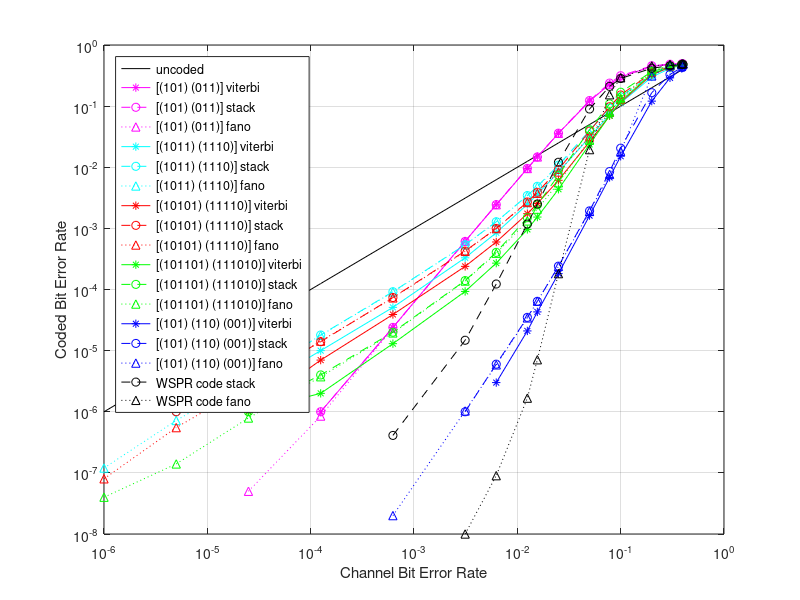

The MATLAB source for this figure:
ber_uncoded = [0.000001 0.000005 0.000025 0.000125 0.000625 0.003125 0.006250 0.012500 0.015625 0.025000 0.050000 0.078125 0.100000 0.200000 0.300000 0.390625 0.400000];

% viterbi simulation results - 800.000.000 bits per error rate, block length: 40
% code P0 = (1, 0, 1), P1 = (0, 1, 1)
ber_coded_a = [0.000000 0.000000 0.000000 0.000001 0.000024 0.000616 0.002431 0.009545 0.014733 0.035913 0.120755 0.227862 0.298730 0.445908 0.480994 0.493111 0.493863];
% code P0 = (1, 0, 1, 1), P1 = (1, 1, 1, 0)
ber_coded_b = [0.000000 0.000000 0.000002 0.000010 0.000051 0.000330 0.000848 0.002472 0.003602 0.008331 0.031064 0.072438 0.112608 0.299624 0.414149 0.465758 0.469379];
% code P0 = (1, 0, 1, 0, 1) P1 = (1, 1, 1, 1, 0)
ber_coded_c = [0.000000 0.000000 0.000001 0.000007 0.000039 0.000239 0.000599 0.001741 0.002551 0.006114 0.026200 0.069603 0.115543 0.326379 0.430994 0.472725 0.475711];
% code P0 = (1, 0, 1, 1, 0, 1) P1 = (1, 1, 1, 0, 1, 0)
ber_coded_d = [0.000000 0.000000 0.000001 0.000002 0.000013 0.000093 0.000270 0.000962 0.001532 0.004366 0.023669 0.069840 0.119863 0.338624 0.435971 0.473404 0.476187];
% code P0 = (1, 0, 1), P1 = (1, 1, 0), P2 = (0, 0, 1)
ber_coded_e = [0.000000 0.000000 0.000000 0.000000 0.000000 0.000000 0.000003 0.000021 0.000043 0.000182 0.001618 0.006817 0.015133 0.120716 0.290245 0.413025 0.422798];

% stack simulation results - 800.000.000 bits per error rate, block length: 40
% code P0 = (1, 0, 1), P1 = (0, 1, 1)
ber_coded_a_stack = [0.000000 0.000000 0.000000 0.000001 0.000024 0.000611 0.002450 0.009575 0.014738 0.036107 0.123412 0.237964 0.314265 0.457265 0.484362 0.493996 0.494693];
% code P0 = (1, 0, 1, 1), P1 = (1, 1, 1, 0)
ber_coded_b_stack = [0.000000 0.000001 0.000003 0.000018 0.000092 0.000540 0.001283 0.003442 0.004879 0.010804 0.039879 0.092896 0.141463 0.331990 0.431215 0.474183 0.477229];
% code P0 = (1, 0, 1, 0, 1) P1 = (1, 1, 1, 1, 0)
ber_coded_c_stack = [0.000000 0.000001 0.000003 0.000014 0.000074 0.000425 0.000999 0.002704 0.003889 0.009174 0.039028 0.097761 0.152232 0.352449 0.440476 0.476064 0.478641];
% code P0 = (1, 0, 1, 1, 0, 1) P1 = (1, 1, 1, 0, 1, 0)
ber_coded_d_stack = [0.000000 0.000000 0.000001 0.000004 0.000020 0.000140 0.000405 0.001496 0.002428 0.007415 0.041130 0.108750 0.168769 0.367061 0.445325 0.476898 0.479283];
% code P0 = (1, 0, 1), P1 = (1, 1, 0), P2 = (0, 0, 1)
ber_coded_e_stack = [0.000000 0.000000 0.000000 0.000000 0.000000 0.000001 0.000006 0.000035 0.000064 0.000241 0.001934 0.008495 0.020512 0.165905 0.329443 0.430206 0.438133];
% code P0 = (10001010110010100000101101001111) P1 = (11100010001111001000011000100111)
% 800.000.000 bits for p <= 0.025, 80.000.000 bits for p > 0.025
ber_coded_f_stack = [0.00000000 0.00000000 0.00000000 0.00000000 0.00000041 0.00001478 0.000123 0.001176 0.002505 0.012061 0.089690 0.210563 0.282880 0.416891 0.458190 0.479715 0.481470];

% fano simulation results - 800.000.000 bits for p <= 0.0125, 80.000.000 bits for 0.0125 < p <= 0.05, 8.000.000 bits for 0.05 < p <= 0.2, 800.000 bits for 0.2 < p
% code P0 = (1, 0, 1), P1 = (0, 1, 1)
ber_coded_a_fano = [0.00000000 0.00000000 0.00000005 0.00000085 0.00002341 0.00061853 0.00243725 0.00953618 0.01475795 0.03595598 0.12132404 0.22864438 0.29917875 0.44618350 0.48145750 0.49242125 0.49356500];
% code P0 = (1, 0, 1, 1), P1 = (1, 1, 1, 0)
ber_coded_b_fano = [0.00000012 0.00000072 0.00000341 0.00001777 0.00009092 0.00053654 0.00127200 0.00340510 0.00481785 0.01042899 0.03608092 0.08149800 0.12593762 0.34362075 0.45084000 0.48418875 0.48561000];
% code P0 = (1, 0, 1, 0, 1) P1 = (1, 1, 1, 1, 0)
ber_coded_c_fano = [0.00000008 0.00000055 0.00000269 0.00001430 0.00007292 0.00041995 0.00099178 0.00264826 0.00375216 0.00837032 0.03212264 0.07936075 0.12925225 0.36148412 0.45475000 0.48423625 0.48609750];
% code P0 = (1, 0, 1, 1, 0, 1) P1 = (1, 1, 1, 0, 1, 0)
ber_coded_d_fano = [0.00000004 0.00000014 0.00000079 0.00000374 0.00001948 0.00013753 0.00039175 0.00132475 0.00206232 0.00557401 0.02800036 0.07996900 0.13595262 0.38235713 0.46268250 0.48570750 0.48810750];
% code P0 = (1, 0, 1), P1 = (1, 1, 0), P2 = (0, 0, 1)
ber_coded_e_fano = [0.00000000 0.00000000 0.00000000 0.00000000 0.00000002 0.00000103 0.00000585 0.00003429 0.00006444 0.00023863 0.00189981 0.00763525 0.01823050 0.31184288 0.46762375 0.48429500 0.48591375];
% code P0 = (10001010110010100000101101001111) P1 = (11100010001111001000011000100111)
ber_coded_f_fano = [0.00000000 0.00000000 0.00000000 0.00000000 0.00000000 0.00000001 0.00000009 0.00000167 0.00000709 0.00018187 0.01943964 0.15356163 0.29103750 0.45522163 0.48046750 0.49119000 0.49299875];

plot(ber_uncoded, ber_uncoded, '-k', 'DisplayName', 'uncoded');
hold  all;
plot(ber_uncoded, ber_coded_a, '-*m', 'DisplayName', '[(101) (011)] viterbi');
plot(ber_uncoded, ber_coded_a_stack, '--om', 'DisplayName', '[(101) (011)] stack');
plot(ber_uncoded, ber_coded_a_fano, ':^m', 'DisplayName', '[(101) (011)] fano');

plot(ber_uncoded, ber_coded_b, '-*c', 'DisplayName', '[(1011) (1110)] viterbi');
plot(ber_uncoded, ber_coded_b_stack, '--oc', 'DisplayName', '[(1011) (1110)] stack');
plot(ber_uncoded, ber_coded_b_fano, ':^c', 'DisplayName', '[(1011) (1110)] fano');

plot(ber_uncoded, ber_coded_c, '-*r', 'DisplayName', '[(10101) (11110)] viterbi');
plot(ber_uncoded, ber_coded_c_stack, '--or', 'DisplayName', '[(10101) (11110)] stack');
plot(ber_uncoded, ber_coded_c_fano, ':^r', 'DisplayName', '[(10101) (11110)] fano');

plot(ber_uncoded, ber_coded_d, '-*g', 'DisplayName', '[(101101) (111010)] viterbi');
plot(ber_uncoded, ber_coded_d_stack, '--og', 'DisplayName', '[(101101) (111010)] stack');
plot(ber_uncoded, ber_coded_d_fano, ':^g', 'DisplayName', '[(101101) (111010)] fano');

plot(ber_uncoded, ber_coded_e, '-*b', 'DisplayName', '[(101) (110) (001)] viterbi');
plot(ber_uncoded, ber_coded_e_stack, '--ob', 'DisplayName', '[(101) (110) (001)] stack');
plot(ber_uncoded, ber_coded_e_fano, ':^b', 'DisplayName', '[(101) (110) (001)] fano');

plot(ber_uncoded, ber_coded_f_stack, '--ok', 'DisplayName', 'WSPR code stack');
plot(ber_uncoded, ber_coded_f_fano, ':^k', 'DisplayName', 'WSPR code fano');

grid on;
set(gca, 'YScale', 'log');
set(gca, 'XScale', 'log');
xlabel('Channel Bit Error Rate');
ylabel('Coded Bit Error Rate');
legend('Location', 'northwest');
